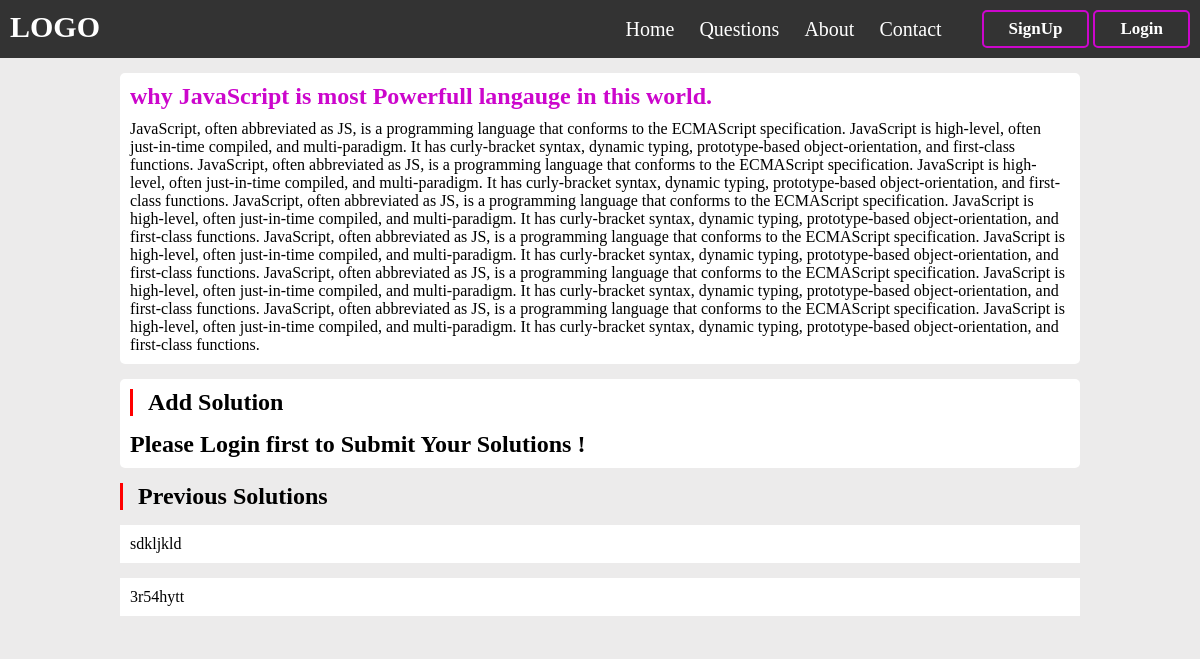
Screenshot of /question.php?questionid=2 with the database file from the repository.
### tables this page shows
CREATE TABLE `questions` (
  `sr` int(11) NOT NULL,
  `title` varchar(100) NOT NULL,
  `description` text NOT NULL,
  `questiontype` varchar(11) NOT NULL
);

CREATE TABLE `solutions` (
  `sr` int(11) NOT NULL,
  `description` text NOT NULL,
  `questionid` varchar(11) NOT NULL,
  `email` varchar(50) NOT NULL
);

### question.php (the view, shortened to what this page needs)
<?php
    require 'assets/config.php';
    if(isset($_GET['questionid'])){
        $questionid = $_GET['questionid'];
    }
    else{
        header("Location: questions.php");
    }
?>
<!DOCTYPE html>
<html lang="en">
<head>
    <link rel="stylesheet" href="css/header.css">
    <link rel="stylesheet" href="css/signupandlogin.css">
    <link rel="stylesheet" href="css/question.css">
</head>
<body>
    <div class="container">
            <?php
                require 'header.php';
            ?>
            <div id="data">
                <?php
                    $sql = "SELECT * FROM `questions` WHERE sr = '$questionid'";
                    $sqlquery = mysqli_query($connect,$sql);
                    if(mysqli_num_rows($sqlquery) > 0){
                        $row = mysqli_fetch_assoc($sqlquery);
                ?>
                <div id="question">
                    <h2><?php
                        echo $row['title'];
                    ?></h2>
                    <p><?php
                        echo $row['description']
                    ?></p>
                </div>
                <?php
                    }
                    else{
                        echo "<h2>Sorry No Questions Found !</h2>";
                    }
                ?>
                <div id="addsolution">
                    <h2>Add Solution </h2>
                    <div>
                        <?php
                            if(isset($_SESSION['loggedin'])){
                                $email = $_SESSION['email'];
                                echo '<form action=question.php?questionid='.$questionid.' method="post">
                                        <textarea id="addSolutionData" name="addSolutionData" required></textarea>
                                        <input type = "hidden" name = "email" value = '.$email.'>
                                        <input type="submit" id="addSolutionBtn" value = "Add Solution" name="addSolutionBtn">
                                    </form>';
                            }
                            else{
                                echo '<h2>Please Login first to Submit Your Solutions !</h2>';
                            }
                        ?>
                    </div>
                </div>
                <div id="previousSolutions">
                    <h2>Previous Solutions </h2>
                    <?php
                        $sql = "SELECT * FROM `solutions` WHERE questionid = '$questionid' ORDER BY sr DESC";
                        $sqlquery = mysqli_query($connect,$sql);
                        if (mysqli_num_rows($sqlquery) >  0){
                            while($row = mysqli_fetch_assoc($sqlquery)){
                                if(isset($_SESSION['loggedin'])){
                                    $email = $_SESSION['email'];
                                    if($row['email'] == $email){
                                        echo '<div class="solution" style="border:1px solid red;border-radius:5px;">';
                                    }
                                    else{
                                        echo '<div class="solution">';
                                    }
                                }
                                else{
                                    echo '<div class="solution">';
                                }
                                echo '<p>'.$row['description'].'</p>
                            </div>';
                            }
                        }
                        else{
                            echo "<h2>Sorry No Solutions Found. Be the First Person to solve this problem. </h2>";
                        }
                    ?>
                </div>
            </div>
    </div>
</body>
</html>

### css/header.css (style rules this page uses)
* { margin: 0px; padding: 0px; font-family: "Calibri"; box-sizing: border-box; }
:root { --main-color:rgb(204, 6, 204); }

### css/question.css (style rules this page uses)
body { background-color: rgb(236, 235, 235); }
#data { display: flex; margin: auto; width: 80%; flex-direction: column; margin-top: 15px; }
#data #question,#addsolution,#previousSolutions { margin-bottom: 15px; background-color: #fff; padding: 10px; border: none; border-radius: 5px; }
#addsolution > h2,#previousSolutions > h2 { border-left: 3px solid red; padding-left: 15px; margin-bottom: 15px;; }
#data #question h2 { color: var(--main-color); margin-bottom: 10px; }
#addsolution { display: flex; flex-direction: column; }
#previousSolutions { background-color: rgb(236, 235, 235); padding: 0px; }
#previousSolutions .solution { background-color: #fff; padding: 10px; margin-bottom: 15px; }

### rows the page displays
questions: title "why JavaScript is most Powerfull langauge in this world.", description "JavaScript, often abbreviated as JS, is a programming language that conforms to the ECMAScript specification. JavaScript is high-level, often just-in-time compiled, and multi-paradigm. It has curly-bracket syntax, dynamic typing, prototype-based object-orientation, and first-class functions. JavaScript, often abbreviated as JS, is a programming language that conforms to the ECMAScript specification. JavaScript is high-level, often just-in-time compiled, and multi-paradigm. It has curly-bracket syntax, dynamic typing, prototype-based object-orientation, and first-class functions. JavaScript, often abbreviated as JS, is a programming language that conforms to the ECMAScript specification.…"
solutions: description "sdkljkld"
solutions: description "3r54hytt"
